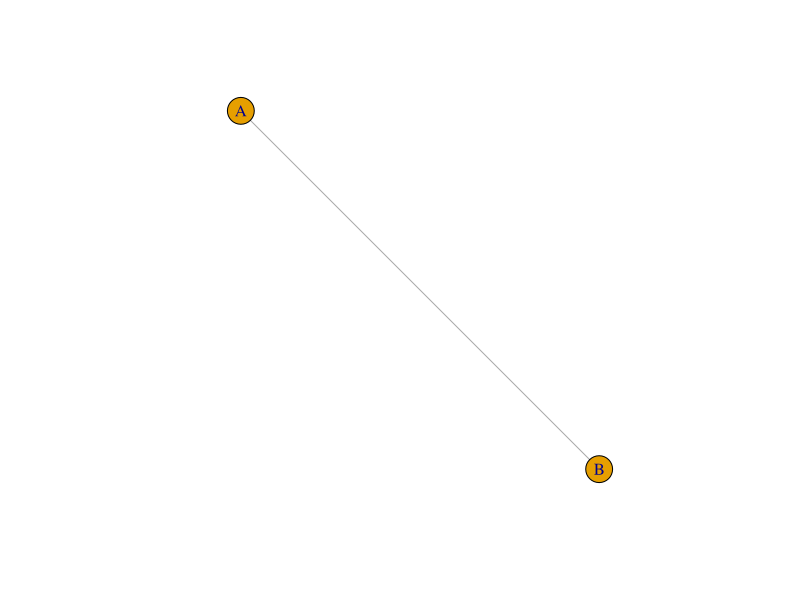
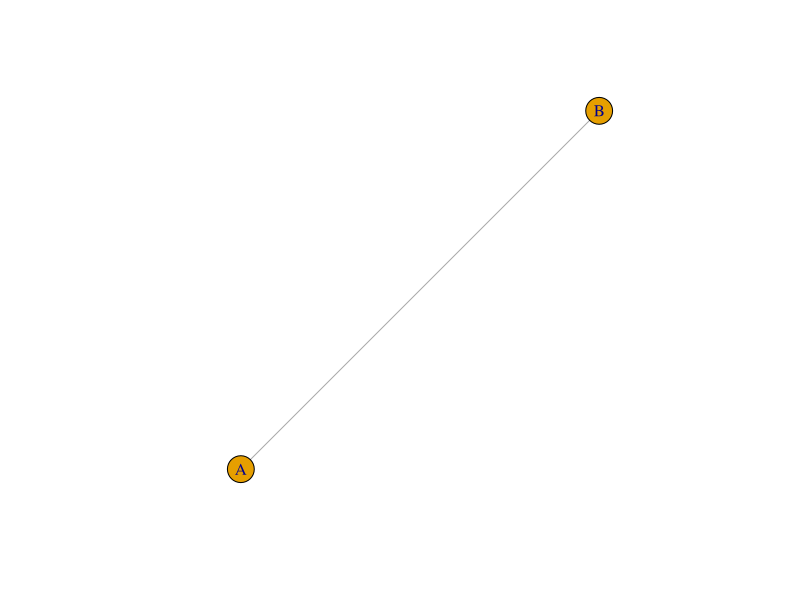

Here is the R script that generated these plots, in order: (Note: this script raises an error after producing the figures.)
library(igraph)
# Using the graph_from_literal command
g1 = graph_from_literal(A-B)
g2 = graph_from_literal( A-----B )
g3 = graph_from_literal( a--b, b--c, c--d, d--e, e--a )
par(mfrow = c(1,1))
plot(g1)
plot(g2)
graph_attr(gplot,"margin") = rep(0.01,4)
par(mar=c(2,0,2,0)+0.1,mfrow=c(1,1),cex=1.5)
plot(g3, vertex.color="turquoise", main="A simple Markov Chain")
dev.copy2pdf(file="../../Images/simpleMC.pdf")
par(mfrow = c(1,1))
plot(g3)
# using make_graph
g4 = make_graph(c(1, 2, 2, 3, 3, 4, 5, 6), directed = FALSE)
plot(g4)
g5 = make_graph(c("A", "B", "B", "C", "C", "D"), directed = FALSE)
plot(g5)
# How would I make a 2x2 grid like this?
grid2 = make_graph(c(1,2,1,3,3,4,2,4), directed = F)
plot(grid2)
grid3 = make_graph(c(1,2,1,4,2,3,2,5,3,6,4,5,4,7,5,6,5,8,6,9,7,8,8,9), 
                   directed=F)
plot(grid3)
# back to graph_from_literal
g6 = graph_from_literal( A:B:C:D -- A:B:C:D )
plot(g6)
g7 = graph_from_literal( A:B:C:D )
plot(g7)
# Could g8 make it easier to construct the grid?
g8 = graph_from_literal(A:B:C:D - A)
plot(g8)
g9 = graph_from_literal(2:4:5:6:8 - 5); plot(g9)
g10 = make_graph( ~ A-B-C-D-A, E-A:B:C:D,
                   F-G-H-I-F, J-F:G:H:I,
                   K-L-M-N-K, O-K:L:M:N,
                   P-Q-R-S-P, T-P:Q:R:S,
                   B-F, E-J, C-I, L-T, O-T, M-S,
                   C-P, C-L, I-L, I-P)
plot(g10)
# Not sure what this shape is

# Will it be easier to make a grid using an adjacency matrix
adjm = matrix(c(0,1,1,1,0,1,1,1,0), nrow=3, ncol=3, byrow=T); adjm
g11 <- graph_from_adjacency_matrix( adjm, mode="undirected" )
plot(g11)

# To do a 3x3 grid like this
adjm = matrix(c(0,1,0,1,0,0,0,0,0,
                1,0,1,0,1,0,0,0,0,
                0,1,0,0,0,1,0,0,0,
                1,0,0,0,1,0,1,0,0,
                0,1,0,1,0,1,0,1,0,
                0,0,1,0,1,0,0,0,1,
                0,0,0,1,0,0,0,1,0,
                0,0,0,0,1,0,1,0,1,
                0,0,0,0,0,1,0,1,0), nrow=9, ncol=9, byrow=T); adjm
g12 = graph_from_adjacency_matrix(adjm, mode="lower")
plot(g12)

# Are all grid matrices the same with banded diagonal form?
# Lets try a 2x2 grid which requires a 4x4 adjacency matrix
grid2 <- matrix(0,4,4); grid2
n = 2^2
diag(grid2[-1,])<-c(1,0,1); grid2
#diag(gridm[,-1])<-c(1,0,1); gridm
diag(grid2[-c(1:2),])<-c(1,1); grid2
#diag(gridm[,-c(1:2)])<-c(1,1); gridm
g = graph_from_adjacency_matrix(grid2, mode="lower")
plot(g)
# Note how it is only necessary to have a representation of half the matrix

# Lets try a 4x4 grid
n = 4^2
grid4 <- matrix(0,n,n); grid4
diag(grid4[-1,])<-c(1,1,1,0,1,1,1,0,1,1,1,0,1,1,1); grid4
diag(grid4[-c(1:sqrt(n)),])<-rep(1,length(diag(grid4[-c(1:sqrt(n)),]))); grid4
g = graph_from_adjacency_matrix(grid4, mode="lower")
plot(g)

# Now lets make it generic
# I will use n as the final grid size so above n = 4 NOT 4^2
# I will use nodes = n^2 to represent the number of nodes
n = 4
nodes = n^2
adjm = matrix(0, nodes, nodes); adjm
diag(adjm[-1,]) = c(rep(c(rep(1,n-1),0),n-1),rep(1,n-1)); adjm
diag(adjm[-c(1:n),]) = rep(1,nodes-n); adjm
g = graph_from_adjacency_matrix(adjm, mode="lower")
plot(g)
g[1]

edges = c(2,1)
for (i in 3:nodes) {
  col2=which(adjm[i,]==1); col2
  col1=rep(i,length(col2)); col1
  X = cbind(col1, col2); X
  edges = rbind(edges, X)
}
edges

v = 1:16
dim(v) = c(4,4); v
diag(v[-c(1,2),])
diag(v[,-c(1,2)])

# To create grid from a data frame - example taken from the igraph manual
## A simple example with a couple of actors
## The typical case is that these tables are read in from files....
actors <- data.frame(name=c("Alice", "Bob", "Cecil", "David",
                            "Esmeralda"),
                     age=c(48,33,45,34,21),
                     gender=c("F","M","F","M","F"))
relations <- data.frame(from=c("Bob", "Cecil", "Cecil", "David",
                               "David", "Esmeralda"),
                        to=c("Alice", "Bob", "Alice", "Alice", "Bob", "Alice"),
                        same.dept=c(FALSE,FALSE,TRUE,FALSE,FALSE,TRUE),
                        friendship=c(4,5,5,2,1,1), advice=c(4,5,5,4,2,3))
g <- graph_from_data_frame(relations, directed=TRUE, vertices=actors)
print(g, e=TRUE, v=TRUE)

## The opposite operation
as_data_frame(g, what="vertices")
as_data_frame(g, what="edges")
plot(g)
# In this example I have 2 dataframes - one contains a list of vertices/nodes
# with a number of attributes and the other contains edge data with edge data.
# If I was to read in a true shapefile I could theoretically have a dataframe 
# with a list of ward data and a second data frame with the adjacency information.
# HOW WOULD I GET THE ADJACENCY INFORMATION???
# I have spent time constructing a nxn grid with an adjacency matrix
actors$age[actors$name=="Alice"]

# Can I use edges matrix to plot the grid
g = graph_from_data_frame(edges, directed = FALSE, vertices = 1:nodes)
plot(g)
as_data_frame(g, what="vertices")
as_data_frame(g, what="edges")
